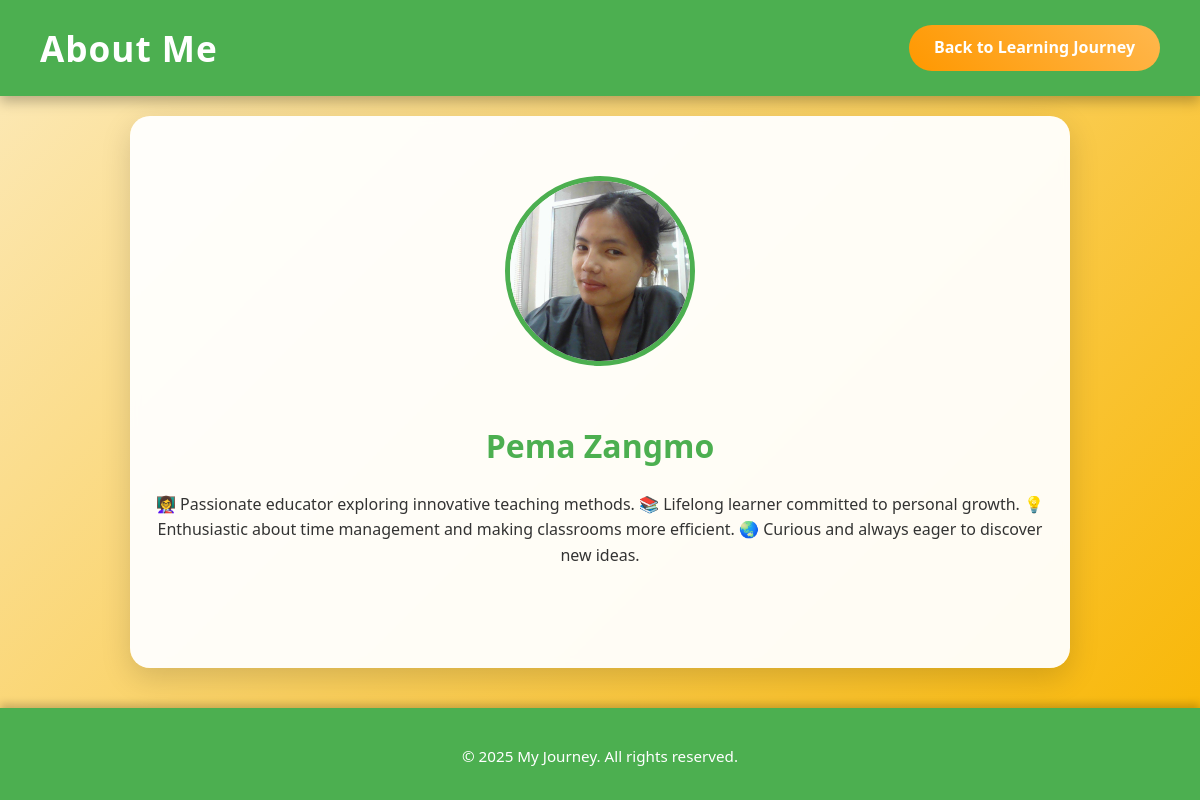
The app's page /aboutMe/ with its own data.
### pzJourney/models.py (models this page shows, shortened)
class AboutMe(models.Model):
    name = models.CharField(max_length=100)  # Your full name
    email = models.EmailField()             # Your email
    bio = models.TextField()                # Short biography
    skills = models.TextField(blank=True)   # Optional: list your skills

### pzJourney/views.py (the view)
# urls.py: path('aboutMe/', views.about_me, name='about_me'),  # URL for the About Me page
def about_me(request):
    about = AboutMe.objects.first()
    context = {
        'about': about
    }
    return render(request, 'aboutMe.html', context)

### pzJourney/templates/aboutMe.html (shortened to what this page needs)
{% load static %}
<!DOCTYPE html>
<html lang="en">
<head>
    <link rel="stylesheet" href="{% static 'styles/styles.css' %}">
    <link href="https://cdnjs.cloudflare.com/ajax/libs/font-awesome/6.4.0/css/all.min.css" rel="stylesheet">
</head>
<body>
<header>
    <h1>About Me</h1>
    <a href="{% url 'index' %}" class="about-link">Back to Learning Journey</a>
</header>
<section id="about">
    <div class="profile-picture">
        <img src="{% static 'images/profile.jpg' %}"alt="{{ about.name }}">
    </div>
    <h2>{{ about.name }}</h2>
    <p class="about-text">{{ about.bio }}</p>
</section>
<footer>
    <p>© 2025 My Journey. All rights reserved.</p>
</footer>
</body>
</html>

### pzJourney/static/styles/styles.css (style rules this page uses)
body { font-family: 'Segoe UI', Tahoma, Geneva, Verdana, sans-serif; background: linear-gradient(135deg, #fceabb, #f8b500); margin: 0; padding: 0; color: #333; }
header { background-color: #4CAF50; color: white; padding: 20px 40px; display: flex; justify-content: space-between; align-items: center; box-shadow: 0 4px 6px rgba(0,0,0,0.2); }
header h1 { margin: 0; font-size: 2em; }
header a.about-link { color: white; text-decoration: none; font-weight: bold; background-color: #ff9800; padding: 10px 20px; border-radius: 5px; transition: 0.3s; }
section { text-align: center; padding: 40px 20px; }
.profile-picture img { width: 200px; height: 200px; border-radius: 50%; border: 3px solid #4CAF50; margin-bottom: 20px; object-fit: cover; }
footer { text-align: center; padding: 20px; background-color: #4CAF50; color: white; margin-top: 40px; box-shadow: 0 -4px 6px rgba(0,0,0,0.2); }
body { font-family: 'Segoe UI', Tahoma, Geneva, Verdana, sans-serif; background: linear-gradient(135deg, #fceabb, #f8b500); margin: 0; padding: 0; color: #333; line-height: 1.6; }
header { background-color: #4CAF50; color: white; padding: 20px 40px; display: flex; justify-content: space-between; align-items: center; box-shadow: 0 6px 12px rgba(0,0,0,0.25); }
header h1 { margin: 0; font-size: 2.2em; letter-spacing: 1px; }
header a.about-link { color: white; text-decoration: none; font-weight: bold; background: linear-gradient(45deg, #ff9800, #ffb74d); padding: 10px 25px; border-radius: 25px; transition: all 0.3s ease; }
section#about { text-align: center; padding: 60px 20px; background: rgba(255, 255, 255, 0.95); margin: 20px auto; max-width: 900px; border-radius: 20px; box-shadow: 0 10px 30px rgba(0,0,0,0.15); backdrop-filter: blur(5px); animation: fadeIn 1.5s ease-in; }
section h2 { font-size: 2em; margin-bottom: 20px; color: #4CAF50; }
.profile-picture img { width: 180px; height: 180px; border-radius: 50%; border: 5px solid #4CAF50; margin-bottom: 20px; object-fit: cover; transition: transform 0.3s, box-shadow 0.3s; }
footer { text-align: center; padding: 20px; background-color: #4CAF50; color: white; margin-top: 40px; box-shadow: 0 -4px 8px rgba(0,0,0,0.2); font-size: 0.95em; }

### records on screen
AboutMe: name "Pema Zangmo", bio "👩‍🏫 Passionate educator exploring innovative teaching methods. 📚 Lifelong learner committed to personal growth. 💡 Enthusiastic about time management and making classrooms more efficient. 🌏 Curious and always eager to discover new ideas."
